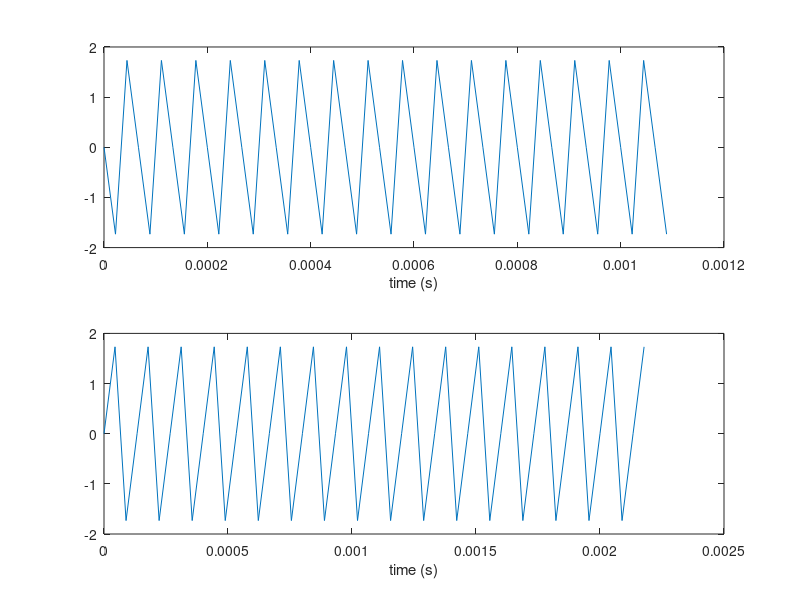

The MATLAB script that drew this image:
A = 2;
F0 = 15000;
phi = 0.5*pi;

Fs1 = 3*F0;
t1 = 0:1/Fs1:2;
x1 = A*cos(2*pi*F0*t1+phi);
subplot(2,1,1)
plot(t1(1:50),x1(1:50));
xlabel('time (s)');
%sound(x1,Fs1);

Fs2 = 1.5*F0;
t2 = 0:1/Fs2:2;
x2 = A*cos(2*pi*F0*t2+phi);
subplot(2,1,2)  
plot(t2(1:50),x2(1:50))
xlabel('time (s)');
%sound(x2,Fs2);